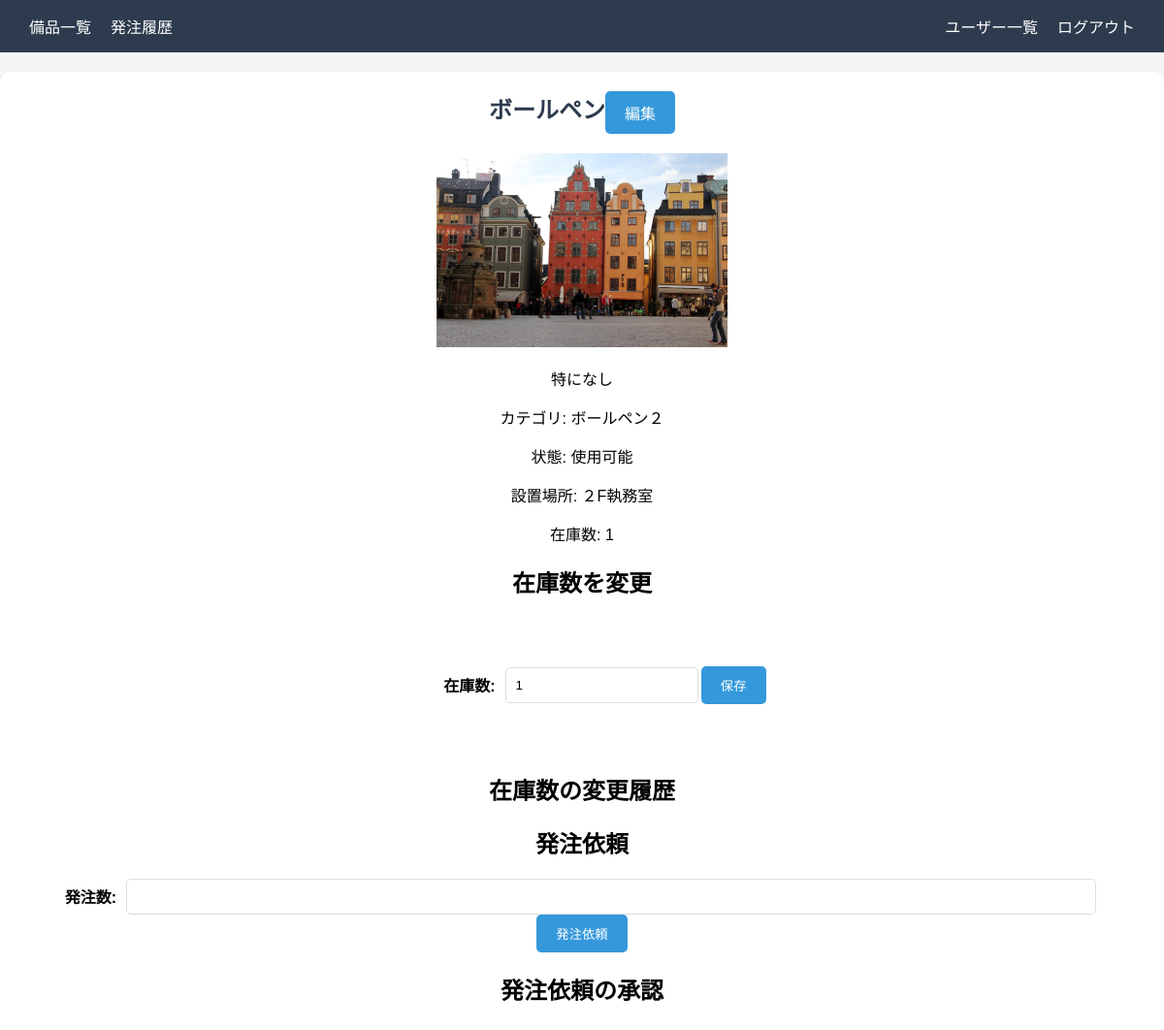
The page /equipment/1/ (signed in) on the database as committed earlier.
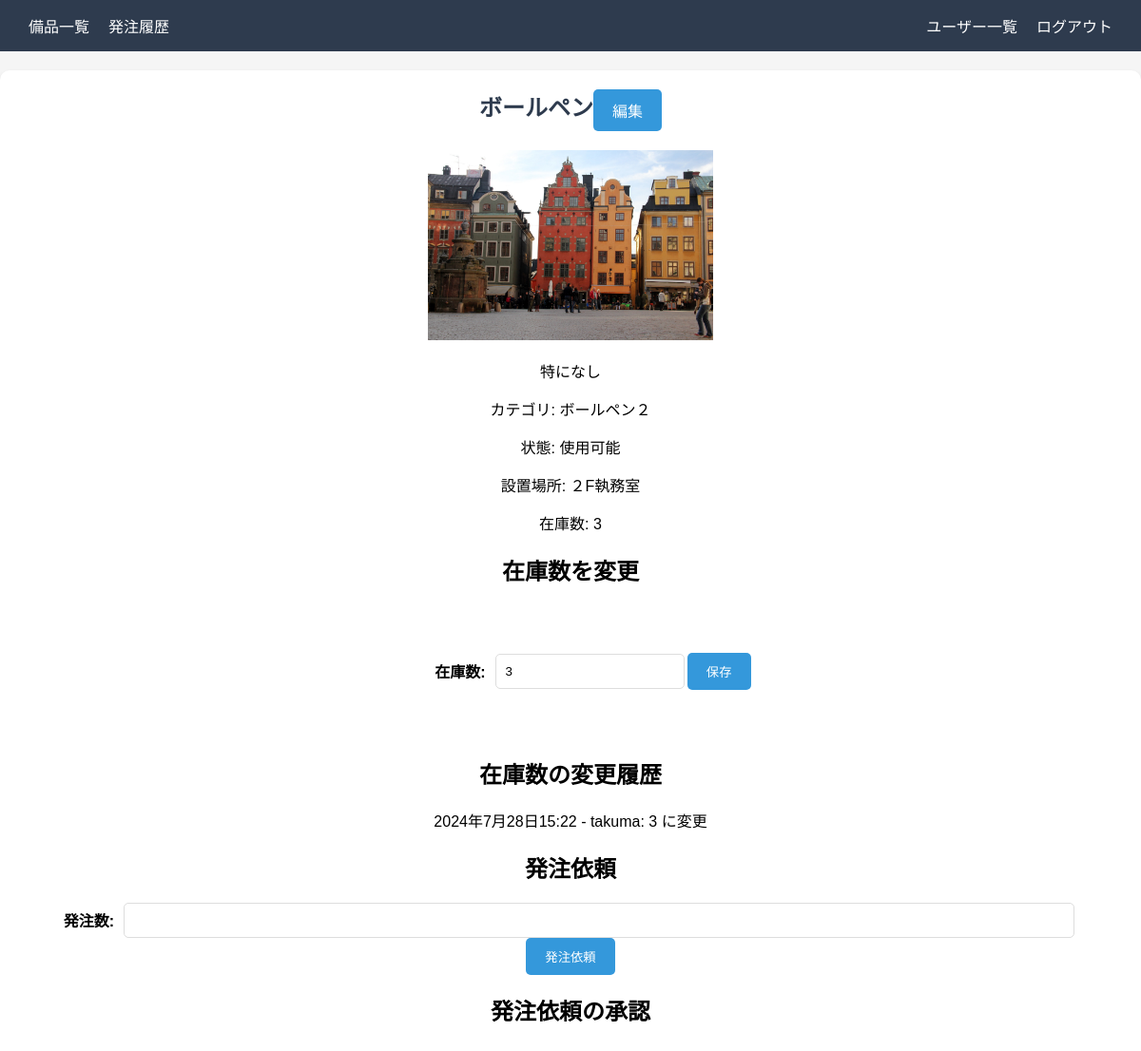
The same page on the database as committed later.
### equipment/models.py (models this page shows, shortened)
class Equipment(models.Model):
    name = models.CharField("名前", max_length=100)
    category = models.CharField("カテゴリ", max_length=100)
    status = models.CharField("状態", max_length=100)
    location = models.CharField("設置場所", max_length=100)
    description = models.TextField("説明")
    image = models.ImageField("画像", upload_to='equipment_images/', null=True, blank=True)
    quantity = models.PositiveIntegerField("在庫数", default=1)

class InventoryChange(models.Model):
    equipment = models.ForeignKey(Equipment, on_delete=models.CASCADE)
    user = models.ForeignKey(User, on_delete=models.CASCADE)
    old_quantity = models.PositiveIntegerField()
    new_quantity = models.PositiveIntegerField()
    timestamp = models.DateTimeField(auto_now_add=True)

### equipment/views.py (the view)
# urls.py: path('equipment/<int:pk>/', views.equipment_detail, name='equipment_detail'),
@login_required
def equipment_detail(request, pk):
    equipment = get_object_or_404(Equipment, pk=pk)
    form = UpdateQuantityForm(instance=equipment)  # 初期化
    order_form = OrderRequestForm()  # 初期化
    approval_form = None  # 初期化（管理者用の承認フォームは条件付き）
    if request.method == "POST":
        if 'quantity' in request.POST:
            if not request.user.is_superuser:
                return HttpResponseForbidden()
            form = UpdateQuantityForm(request.POST, instance=equipment)
            if form.is_valid():
                old_quantity = equipment.quantity
                form.save()
                new_quantity = form.cleaned_data['quantity']
                InventoryChange.objects.create(
                    equipment=equipment,
                    user=request.user,
                    old_quantity=old_quantity,
                    new_quantity=new_quantity
                )
                return redirect('equipment_detail', pk=pk)
        elif 'quantity_requested' in request.POST:
            order_form = OrderRequestForm(request.POST)
            if order_form.is_valid():
                order_request = order_form.save(commit=False)
                order_request.equipment = equipment
                order_request.user = request.user
                order_request.save()
                return redirect('equipment_detail', pk=pk)
        elif 'approve_order_request' in request.POST:
            if not request.user.is_superuser:
                return HttpResponseForbidden()
            order_request_id = request.POST.get('approve_order_request')
            order_request = get_object_or_404(OrderRequest, pk=order_request_id)
            order_request.approved = True
            order_request.status = 'Approved'
            order_request.save()
            return redirect('equipment_detail', pk=pk)
    else:
        form = UpdateQuantityForm(instance=equipment)
        order_form = OrderRequestForm()
        if request.user.is_superuser:
            approval_form = OrderRequestApprovalForm()
    changes = InventoryChange.objects.filter(equipment=equipment).order_by('-timestamp')
    order_requests = OrderRequest.objects.filter(equipment=equipment).order_by('-request_date')
    return render(request, 'equipment/equipment_detail.html', {
        'equipment': equipment,
        'form': form,
        'order_form': order_form,
        'approval_form': approval_form,
        'changes': changes,
        'order_requests': order_requests,
    })

### equipment/forms.py
class UpdateQuantityForm(forms.ModelForm):
    class Meta:
        model = Equipment
        fields = ['quantity']
        labels = {
            'quantity': '在庫数',
        }

class OrderRequestForm(forms.ModelForm):
    class Meta:
        model = OrderRequest
        fields = ['quantity_requested']
        labels = {
            'quantity_requested': '発注数'
        }

### templates/equipment/equipment_detail.html (shortened to what this page needs)
{% extends 'base.html' %}
{% block content %}
<div class="header-banner center-text">
  <div class="equipment-title-container">
    <h1 class="center-text">{{ equipment.name }}</h1>
    {% if user.is_superuser %}
    <a href="{% url 'edit_equipment' equipment.pk %}" class="btn">編集</a>
    {% endif %}
  </div>
</div>
<div class="center-text">
  <img src="{{ equipment.image.url }}" alt="{{ equipment.name }}" style="max-width: 300px; margin-top: 20px;">
  <p>{{ equipment.description }}</p>
  <p>カテゴリ: {{ equipment.category }}</p>
  <p>状態: {{ equipment.status }}</p>
  <p>設置場所: {{ equipment.location }}</p>
  <p>在庫数: {{ equipment.quantity }}</p>
</div>
{% if user.is_superuser %}
<h2 class="center-text">在庫数を変更</h2>
<form method="post" class="quantity-change-container center-text">
  <div class="form-group">
    {{ form.quantity.label_tag }}
    {{ form.quantity }}
  </div>
  <button type="submit" class="btn">保存</button>
</form>
{% endif %}
<h2 class="center-text">在庫数の変更履歴</h2>
<ul class="center-text">
  {% for change in changes %}
  <li>{{ change.timestamp }} - {{ change.user.username }}: {{ change.new_quantity }} に変更</li>
  {% endfor %}
</ul>
<h2 class="center-text">発注依頼</h2>
<form method="post" class="order-request-form center-text">
  <div class="form-group">
    {{ order_form.quantity_requested.label_tag }}
    {{ order_form.quantity_requested }}
  </div>
  <button type="submit" class="btn">発注依頼</button>
</form>
{% if user.is_superuser %}
<h2 class="center-text">発注依頼の承認</h2>
{% endif %}
{% endblock %}

Rows that differ between the two databases and show on the page:
changed Equipment "ボールペン": quantity "1" → "3"
added InventoryChange: timestamp "2024年7月28日15:22", user.username "takuma", new_quantity "3"
